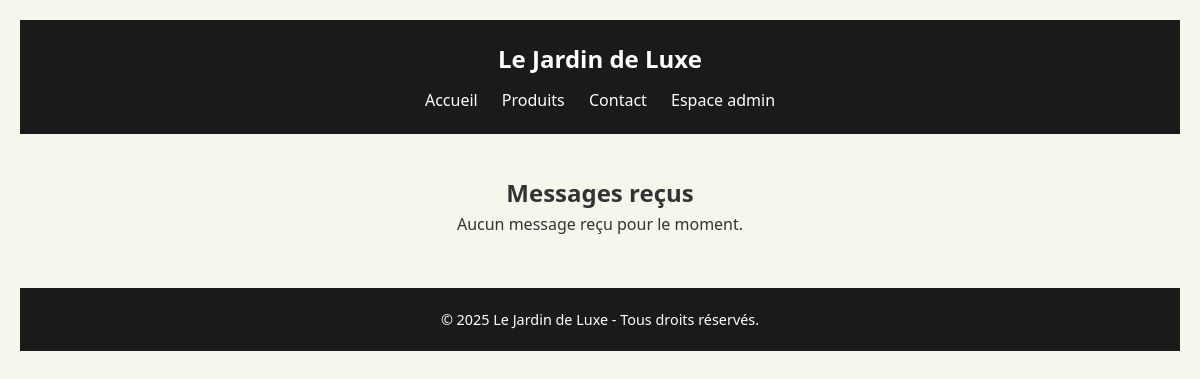
Page /contact_admin.php on the earlier database version.
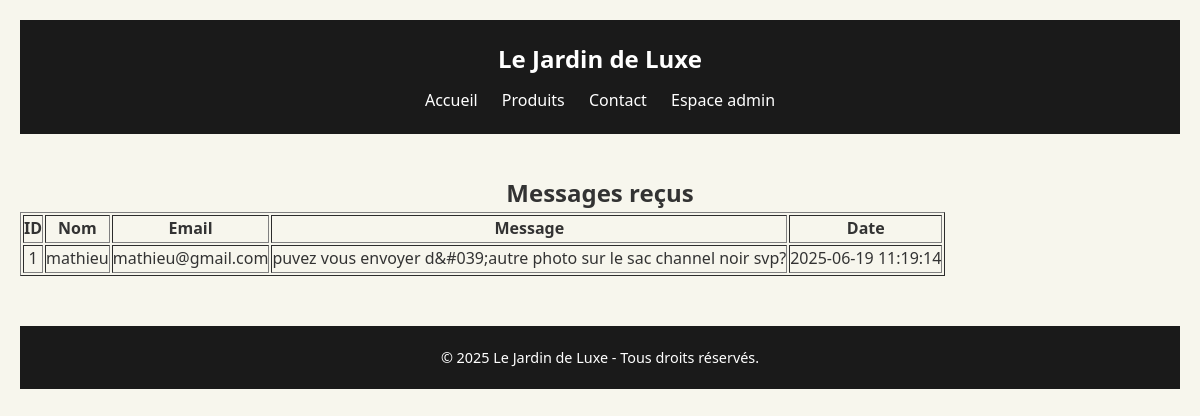
Same page on the later database version.
### tables this page shows
CREATE TABLE `contact` (
  `id` int(11) NOT NULL,
  `nom` varchar(255) NOT NULL,
  `email` varchar(255) NOT NULL,
  `message` text NOT NULL,
  `date_envoi` timestamp NOT NULL DEFAULT current_timestamp()
);

### contact_admin.php (the view)
<?php
require_once 'includes/db_connection.php';
include 'header.php';
?>
<main class="admin">
  <section>
    <h1>Messages reçus</h1>
    <?php
$sql = "SELECT * FROM contact ORDER BY date_envoi DESC";
$stmt = $pdo->query($sql);
$messages = $stmt->fetchAll(PDO::FETCH_ASSOC);
if (count($messages) > 0) {
    echo "<table border='1' cellpadding='10'>";
    echo "<tr><th>ID</th><th>Nom</th><th>Email</th><th>Message</th><th>Date</th></tr>";
    foreach ($messages as $msg) {
        echo "<tr>";
        echo "<td>" . htmlspecialchars($msg['id']) . "</td>";
        echo "<td>" . htmlspecialchars($msg['nom']) . "</td>";
        echo "<td>" . htmlspecialchars($msg['email']) . "</td>";
        echo "<td>" . nl2br(htmlspecialchars($msg['message'])) . "</td>";
        echo "<td>" . htmlspecialchars($msg['date_envoi']) . "</td>";
        echo "</tr>";
    }
    echo "</table>";
} else {
    echo "<p>Aucun message reçu pour le moment.</p>";
}
?>
  </section>
</main>
<?php include 'footer.php'; ?>

### header.php (shortened to what this page needs)
 <!DOCTYPE html>
<html lang="fr">
<head>
  <link rel="stylesheet" href="styles.css">
</head>
<body>
 <header>
    <h2>Le Jardin de Luxe</h2>
    <nav>
      <a href="index.php">Accueil</a>
      <a href="produits.php">Produits</a>
      <a href="contact.php">Contact</a>
      <a href="admin.php">Espace admin</a>
    </nav>
  </header>
  </body>
</html>

### footer.php
  <footer>
    <p>&copy; 2025 Le Jardin de Luxe - Tous droits réservés.</p>
  </footer>
</body>
</html>

### styles.css (style rules this page uses)
* { margin: 0; padding: 0; box-sizing: border-box; }
body { font-family: 'Segoe UI', Tahoma, Geneva, Verdana, sans-serif; background-color: #f7f6ed; color: #333; line-height: 1.6; padding: 20px; }
header { background-color: #1a1a1a; color: white; padding: 20px; text-align: center; }
header h2 { margin-bottom: 10px; }
nav a { color: #fff; margin: 0 10px; text-decoration: none; }
main { margin: 40px auto; max-width: 100%; text-align: center; }
footer { margin-top: 50px; padding: 20px; background-color: #1a1a1a; color: white; text-align: center; font-size: 0.9em; }

Differences in the rows shown:
added contact: id "1", nom "mathieu", email "mathieu@gmail.com", message "puvez vous envoyer d&#039;autre photo sur le sac channel noir svp?", date_envoi "2025-06-19 11:19:14"
Other differences:
text no longer shown: "Aucun message reçu pour le moment."
text now shown: "ID Nom Email Message Date"
